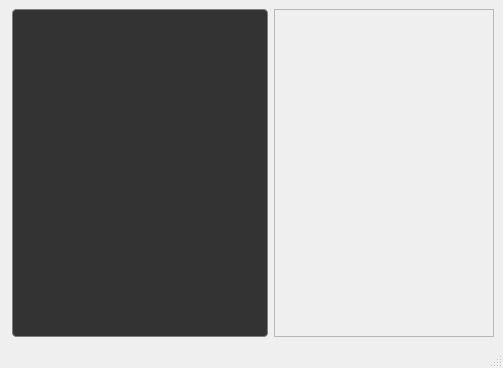
<?xml version="1.0" encoding="UTF-8"?>
<ui version="4.0">
 <class>DemoWindow</class>
 <widget class="QMainWindow" name="DemoWindow">
  <property name="geometry">
   <rect>
    <x>0</x>
    <y>0</y>
    <width>503</width>
    <height>368</height>
   </rect>
  </property>
  <property name="windowTitle">
   <string>VVR Demo</string>
  </property>
  <widget class="QWidget" name="centralwidget">
   <layout class="QHBoxLayout" name="horizontalLayout" stretch="0,1">
    <item>
     <layout class="QVBoxLayout" name="layout_sidebar" stretch="0,10">
      <property name="leftMargin">
       <number>3</number>
      </property>
      <property name="bottomMargin">
       <number>0</number>
      </property>
      <item>
       <layout class="QVBoxLayout" name="layout_scenes">
        <property name="spacing">
         <number>0</number>
        </property>
       </layout>
      </item>
      <item>
       <widget class="QPlainTextEdit" name="plain_text_log">
        <property name="styleSheet">
         <string notr="true">QPlainTextEdit { 
    border: 1px solid grey;
    border-radius: 4px;
    font: Ubuntu mono;
    font-size: 12px;
	background-color: #333;
    color: #00aa33;
}
</string>
        </property>
        <property name="readOnly">
         <bool>true</bool>
        </property>
        <property name="textInteractionFlags">
         <set>Qt::TextSelectableByMouse</set>
        </property>
       </widget>
      </item>
     </layout>
    </item>
    <item>
     <widget class="QScrollArea" name="scrollArea">
      <property name="widgetResizable">
       <bool>true</bool>
      </property>
      <widget class="QWidget" name="scrollAreaWidgetContents">
       <property name="geometry">
        <rect>
         <x>0</x>
         <y>0</y>
         <width>207</width>
         <height>293</height>
        </rect>
       </property>
      </widget>
     </widget>
    </item>
   </layout>
  </widget>
  <widget class="QMenuBar" name="menubar">
   <property name="geometry">
    <rect>
     <x>0</x>
     <y>0</y>
     <width>503</width>
     <height>22</height>
    </rect>
   </property>
  </widget>
  <widget class="QStatusBar" name="statusbar"/>
 </widget>
 <resources/>
 <connections/>
</ui>
